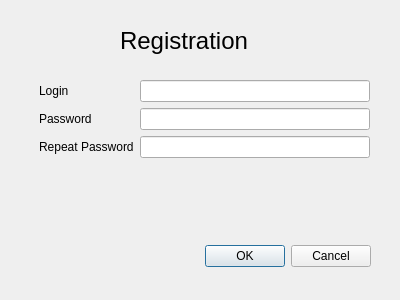
<?xml version="1.0" encoding="UTF-8"?>
<ui version="4.0">
 <class>RegistrationW</class>
 <widget class="QDialog" name="RegistrationW">
  <property name="geometry">
   <rect>
    <x>0</x>
    <y>0</y>
    <width>400</width>
    <height>300</height>
   </rect>
  </property>
  <property name="windowTitle">
   <string>Dialog</string>
  </property>
  <widget class="QDialogButtonBox" name="buttonBox">
   <property name="geometry">
    <rect>
     <x>30</x>
     <y>240</y>
     <width>341</width>
     <height>32</height>
    </rect>
   </property>
   <property name="orientation">
    <enum>Qt::Horizontal</enum>
   </property>
   <property name="standardButtons">
    <set>QDialogButtonBox::Cancel|QDialogButtonBox::Ok</set>
   </property>
  </widget>
  <widget class="QLabel" name="label">
   <property name="geometry">
    <rect>
     <x>120</x>
     <y>20</y>
     <width>131</width>
     <height>41</height>
    </rect>
   </property>
   <property name="font">
    <font>
     <pointsize>18</pointsize>
    </font>
   </property>
   <property name="text">
    <string>Registration</string>
   </property>
  </widget>
  <widget class="QWidget" name="formLayoutWidget">
   <property name="geometry">
    <rect>
     <x>39</x>
     <y>80</y>
     <width>331</width>
     <height>131</height>
    </rect>
   </property>
   <layout class="QFormLayout" name="formLayout">
    <item row="0" column="0">
     <widget class="QLabel" name="label_2">
      <property name="text">
       <string>Login</string>
      </property>
     </widget>
    </item>
    <item row="0" column="1">
     <widget class="QLineEdit" name="lineEdit_login"/>
    </item>
    <item row="1" column="1">
     <widget class="QLineEdit" name="LineEdit_pass">
      <property name="echoMode">
       <enum>QLineEdit::Password</enum>
      </property>
     </widget>
    </item>
    <item row="2" column="1">
     <widget class="QLineEdit" name="lineEdit_repeatPass">
      <property name="echoMode">
       <enum>QLineEdit::Password</enum>
      </property>
     </widget>
    </item>
    <item row="1" column="0">
     <widget class="QLabel" name="label_3">
      <property name="text">
       <string>Password</string>
      </property>
     </widget>
    </item>
    <item row="2" column="0">
     <widget class="QLabel" name="label_4">
      <property name="text">
       <string>Repeat Password</string>
      </property>
     </widget>
    </item>
   </layout>
  </widget>
 </widget>
 <resources/>
 <connections>
  <connection>
   <sender>buttonBox</sender>
   <signal>accepted()</signal>
   <receiver>RegistrationW</receiver>
   <slot>accept()</slot>
   <hints>
    <hint type="sourcelabel">
     <x>248</x>
     <y>254</y>
    </hint>
    <hint type="destinationlabel">
     <x>157</x>
     <y>274</y>
    </hint>
   </hints>
  </connection>
  <connection>
   <sender>buttonBox</sender>
   <signal>rejected()</signal>
   <receiver>RegistrationW</receiver>
   <slot>reject()</slot>
   <hints>
    <hint type="sourcelabel">
     <x>316</x>
     <y>260</y>
    </hint>
    <hint type="destinationlabel">
     <x>286</x>
     <y>274</y>
    </hint>
   </hints>
  </connection>
 </connections>
</ui>
